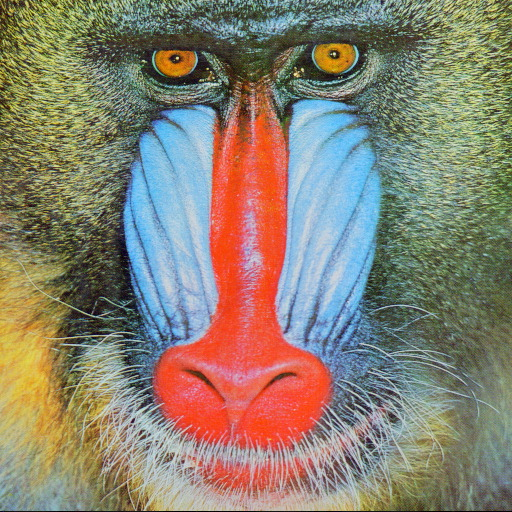
#> input picture project02/proj02-images/baboon.jpg, 512 x 512 px, found by its file name
$ jupyter execute job01c.ipynb
#> lines starting #> are read from the running program, lines starting #| are printed output that depends on the picture
读取一幅灰度图像，实现图像灰度的直方图均衡化变换，在屏幕上显示变换前、后图像，以及变换前
后图像的灰度直方图。

[cell 1]
#!/usr/bin/python3
import cv2
import numpy as np
import matplotlib.pyplot as plt
from PIL import Image

[cell 2]
root_path = '/root/DIVP_project/'
einstein_path = "project02/proj02-images/einstein_orig.tif"
baboon_path = "project02/proj02-images/baboon.jpg"

[cell 3]
# 以灰度模型读取 baboon 图像
image_baboon = Image.open(root_path + baboon_path).convert('L')
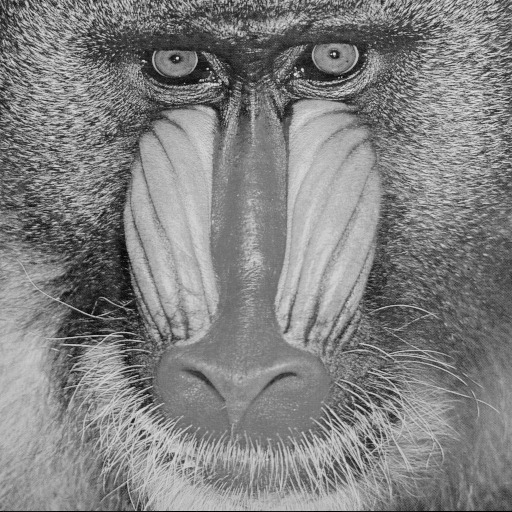
#> image_baboon: PIL image 512x512 L; min 0, max 234, mean 129.7
print(type(image_baboon))
#| <class 'PIL.Image.Image'>
print(image_baboon.size)
#| (512, 512)
print(image_baboon.mode)
#| L

[cell 4]
# 编写一个函数imageEqualization，实现图像直方图均衡化
def imageEqualization(image: Image) -> Image:
    # 读取图像的大小
    width, height = image.size
    # 读取图像的像素值
    pixels = image.load()
    # 计算图像的直方图
    hist = [0] * 256
    for i in range(width):
        for j in range(height):
            hist[pixels[i, j]] += 1
    # 计算图像的累积直方图
    cdf = [0] * 256
    cdf[0] = hist[0]
    for i in range(1, 256):
        cdf[i] = cdf[i - 1] + hist[i]
    # 计算累积直方图的最小值
    min_cdf = min([x for x in cdf if x > 0])
    # 计算累积直方图的最大值
    max_cdf = max(cdf)
    # 计算累积直方图的范围
    range_cdf = max_cdf - min_cdf
    # 计算累积直方图的均衡化
    cdf_eq = [0] * 256
    for i in range(256):
        cdf_eq[i] = int(((cdf[i] - min_cdf) / range_cdf) * 255)
    # 计算均衡化后的图像
    for i in range(width):
        for j in range(height):
            pixels[i, j] = cdf_eq[pixels[i, j]]
    return image

[cell 5]
# 对image_baboon进行直方图均衡化
image_baboon_enqualized = np.array(image_baboon)
image_baboon_enqualized = cv2.equalizeHist(image_baboon_enqualized)
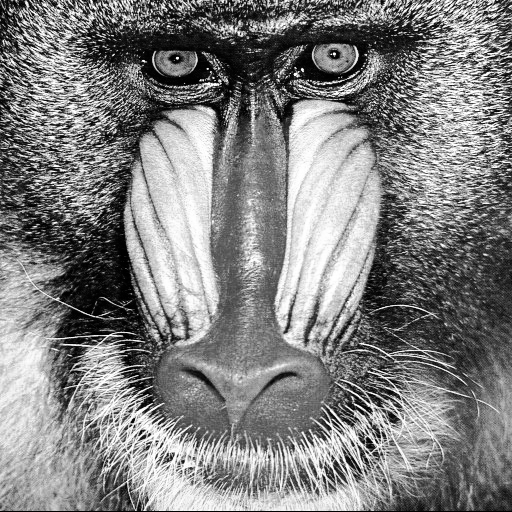
#> image_baboon_enqualized: shape (512, 512); min 0, max 255, mean 128.4

[cell 6]
# 调用imageEqualization函数对image_baboon进行直方图均衡化
image_baboon_enqualized2 = image_baboon.copy()
image_baboon_enqualized2 = imageEqualization(image_baboon_enqualized2)

[cell 7]
# 可视化原图像和直方图均衡化后的图像，同时统计灰度直方图
plt.figure()
plt.subplot(221)
plt.imshow(image_baboon, cmap='gray')
plt.title('Origin Image')
plt.axis('off')
plt.subplot(222)
plt.title("histogram")
plt.hist(np.array(image_baboon).flatten(), bins=256, range=[0, 256], color='r', alpha=0.5)
plt.subplot(223)
plt.imshow(image_baboon_enqualized2, cmap='gray')
plt.title('Equalized Image')
plt.axis('off')
plt.subplot(224)
plt.title("histogram")
plt.hist(np.array(image_baboon_enqualized2).flatten(), bins=256, range=[0, 256], color='r', alpha=0.5)
plt.tight_layout()
plt.show()
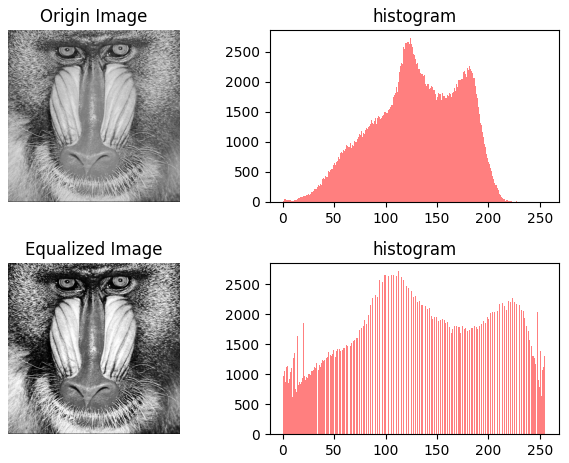
#> figure drawn by matplotlib, 4 panels; panel 2: tallest bar 2722 high, from x = 124 to 125; panel 4: tallest bar 2722 high, from x = 112 to 113

$ run again, with project02/proj02-images/applo17_boulder_noisy.tif saved as project02/proj02-images/baboon.jpg
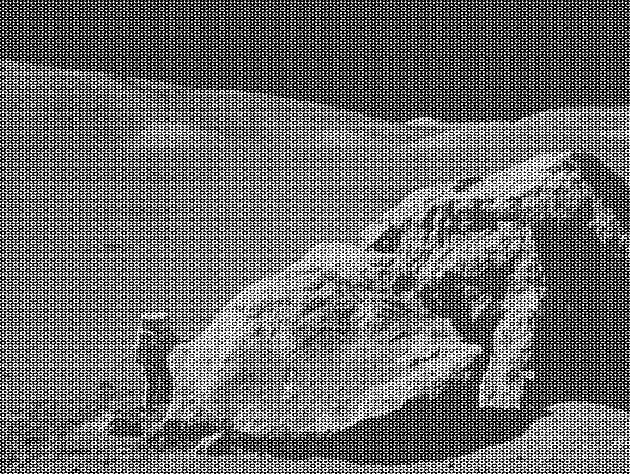
#> input picture project02/proj02-images/applo17_boulder_noisy.tif, 630 x 474 px, found by its file name
#> image_baboon is the input picture: PIL image 630x474 L; min 0, max 255, mean 108.2
#| <class 'PIL.Image.Image'>
#| (630, 474)
#| L
#> `image_baboon_enqualized = cv2.equalizeHist(image_baboon_enqualized)`:
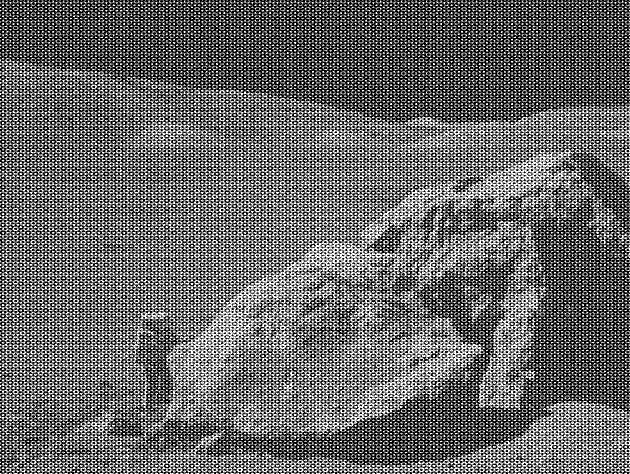
#> image_baboon_enqualized: shape (474, 630); min 0, max 255, mean 105.1
#> `plt.show()`:
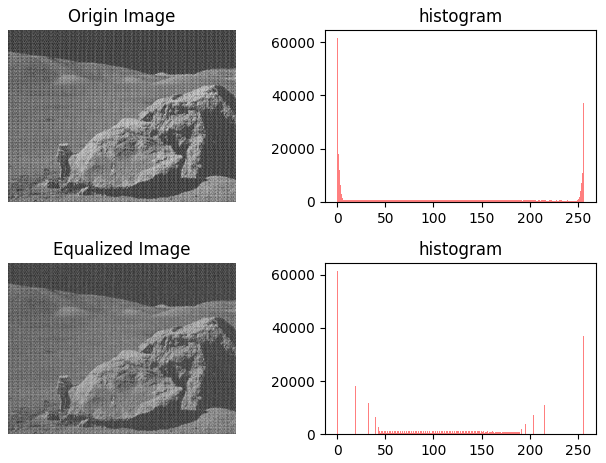
#> figure drawn by matplotlib, 4 panels; panel 2: tallest bar 61438 high, from x = 0 to 1; panel 4: tallest bar 61438 high, from x = 0 to 1
